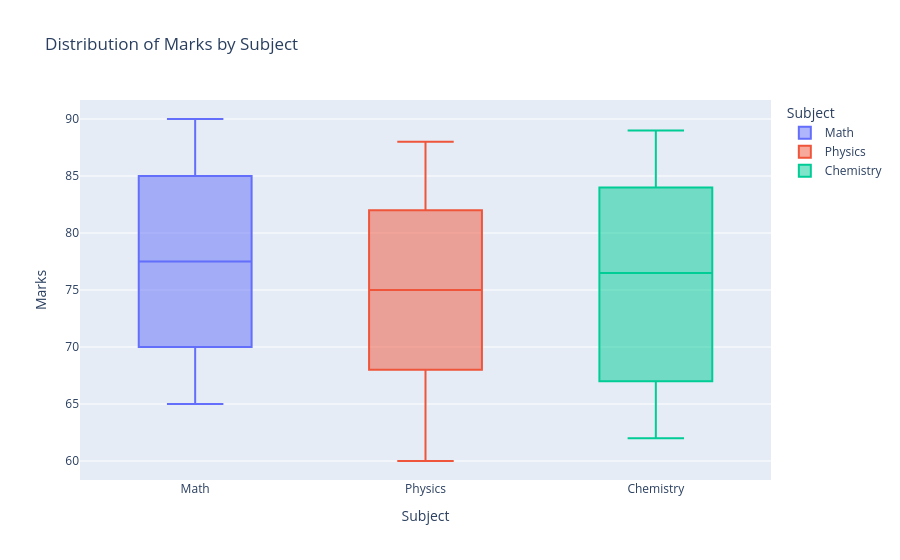

Notebook source saved alongside this figure:
### Markdown cell above
## 6. Interactive Box Plot

Box plots show distribution with median, quartiles, and outliers.

### Code cell
# Interactive Box Plot - Marks by Subject
data = {
    'Subject': ['Math']*6 + ['Physics']*6 + ['Chemistry']*6,
    'Marks': [65, 70, 75, 80, 85, 90] + [60, 68, 72, 78, 82, 88] + [62, 67, 74, 79, 84, 89]
}
df = pd.DataFrame(data)

fig = px.box(df, x='Subject', y='Marks',
             title='Distribution of Marks by Subject',
             color='Subject')
fig.show()

### Figure 1 — Plotly figure (JSON) as saved in the notebook; plotly's stock layout.template omitted (floating-point values rounded to 4 significant figures)
{"data": [{"alignmentgroup": "True", "hovertemplate": "Subject=%{x}<br>Marks=%{y}<extra></extra>", "legendgroup": "Math", "marker": {"color": "#636efa"}, "name": "Math", "notched": false, "offsetgroup": "Math", "orientation": "v", "showlegend": true, "type": "box", "x": ["Math", "Math", "Math", "Math", "Math", "Math"], "x0": " ", "xaxis": "x", "y": [65, 70, 75, 80, 85, 90], "y0": " ", "yaxis": "y"}, {"alignmentgroup": "True", "hovertemplate": "Subject=%{x}<br>Marks=%{y}<extra></extra>", "legendgroup": "Physics", "marker": {"color": "#EF553B"}, "name": "Physics", "notched": false, "offsetgroup": "Physics", "orientation": "v", "showlegend": true, "type": "box", "x": ["Physics", "Physics", "Physics", "Physics", "Physics", "Physics"], "x0": " ", "xaxis": "x", "y": [60, 68, 72, 78, 82, 88], "y0": " ", "yaxis": "y"}, {"alignmentgroup": "True", "hovertemplate": "Subject=%{x}<br>Marks=%{y}<extra></extra>", "legendgroup": "Chemistry", "marker": {"color": "#00cc96"}, "name": "Chemistry", "notched": false, "offsetgroup": "Chemistry", "orientation": "v", "showlegend": true, "type": "box", "x": ["Chemistry", "Chemistry", "Chemistry", "Chemistry", "Chemistry", "Chemistry"], "x0": " ", "xaxis": "x", "y": [62, 67, 74, 79, 84, 89], "y0": " ", "yaxis": "y"}], "layout": {"boxmode": "overlay", "legend": {"title": {"text": "Subject"}, "tracegroupgap": 0}, "title": {"text": "Distribution of Marks by Subject"}, "xaxis": {"anchor": "y", "categoryarray": ["Math", "Physics", "Chemistry"], "categoryorder": "array", "domain": [0, 1], "title": {"text": "Subject"}}, "yaxis": {"anchor": "x", "domain": [0, 1], "title": {"text": "Marks"}}}}
